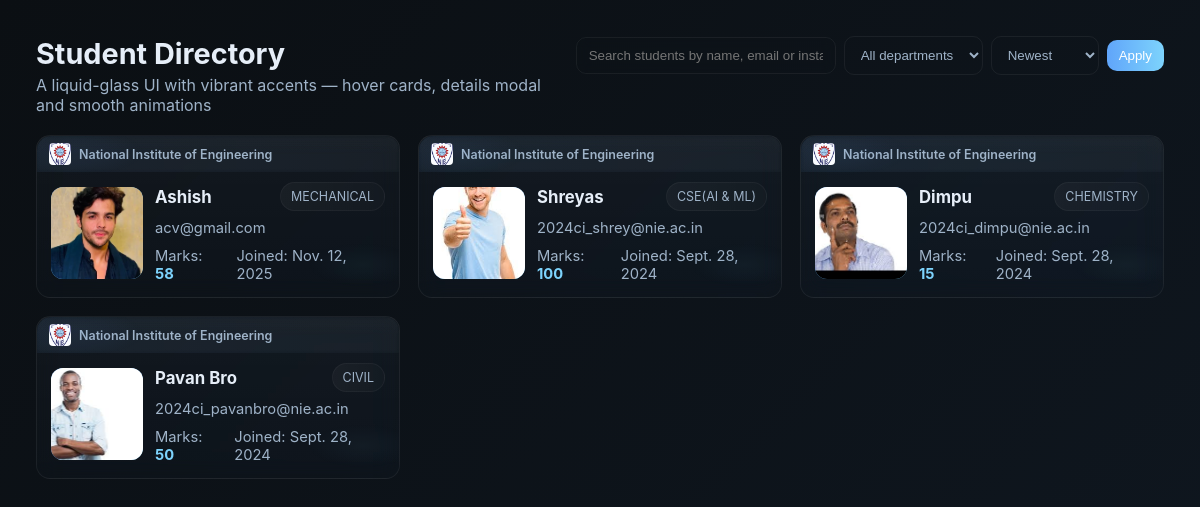
The page /students/ on the database its author committed.
### student/models.py (models this page shows, shortened)
class Student(models.Model):
	name = models.CharField(max_length=150)
	email = models.EmailField(unique=True)
	department = models.ForeignKey(Department, on_delete=models.PROTECT, related_name="students")
	marks = models.PositiveIntegerField(validators=[MinValueValidator(0), MaxValueValidator(100)])
	joined_date = models.DateField(default=timezone.now)
	photo = models.ImageField(upload_to="student_photos/", blank=True, null=True)
	bio = models.TextField(blank=True, default="")
	instagram = models.CharField(max_length=100, blank=True, default="")
	website = models.URLField(blank=True, default="")
	class Meta:
		verbose_name = "Student"
		verbose_name_plural = "Students"
		ordering = ["-joined_date", "name"]

class Department(models.Model):
	name = models.CharField(max_length=100, unique=True)
	created_at = models.DateTimeField(auto_now_add=True)
	class Meta:
		verbose_name = "Department"
		verbose_name_plural = "Departments"
		ordering = ["name"]

### student/views.py (the view)
# urls.py: path('', views.student_list, name='list'),
def student_list(request):
	qs = Student.objects.select_related('department').all()
	q = request.GET.get('q', '').strip()
	if q:
		qs = qs.filter(Q(name__icontains=q) | Q(email__icontains=q) | Q(instagram__icontains=q))
	dept = request.GET.get('dept')
	if dept:
		qs = qs.filter(department__id=dept)
	sort = request.GET.get('sort')
	if sort == 'name':
		qs = qs.order_by('name')
	elif sort == 'marks':
		qs = qs.order_by('-marks')
	else:
		qs = qs.order_by('-joined_date')
	departments = Department.objects.order_by('name')
	return render(request, 'student/student_list.html', {'students': qs, 'departments': departments, 'q': q, 'current_dept': dept, 'sort': sort})

### student/templates/student/student_list.html (shortened to what this page needs)
{% load static %}
<!doctype html>
<html lang="en">
<head>
  <link rel="stylesheet" href="{% static 'student/css/styles.css' %}">
</head>
<body>
  <main class="page" aria-labelledby="page-title">
    <header class="page-header">
      <div>
        <h1 id="page-title">Student Directory</h1>
        <p class="subtitle">A liquid-glass UI with vibrant accents — hover cards, details modal and smooth animations</p>
      </div>
      <div class="controls">
        <form id="filters" method="get">
          <input id="search" name="q" value="{{ q }}" placeholder="Search students by name, email or insta" aria-label="Search students" />
          <select name="dept" id="dept">
            <option value="">All departments</option>
          </select>
          <select name="sort" id="sort">
            <option value="joined" {% if sort != 'name' and sort != 'marks' %}selected{% endif %}>Newest</option>
          </select>
          <button type="submit" class="btn small">Apply</button>
        </form>
      </div>
    </header>
    <section class="grid" id="studentGrid">
      {% for s in students %}
  <article class="card" data-name="{{ s.name|lower }}" data-email="{{ s.email|lower }}" data-bio="{{ s.bio|default_if_none:''|escape }}" data-insta="{{ s.instagram|default_if_none:''|lower|escape }}" data-website="{{ s.website|default_if_none:''|escape }}" data-dept-id="{{ s.department.id }}" data-joined="{{ s.joined_date }}" tabindex="0" role="button" aria-pressed="false" data-id="{{ s.id }}">
        <div class="card-banner">
          <img src="{% static 'student/img/institute_logo.png' %}" alt="Institute logo" class="banner-logo"/>
          <span class="banner-text">National Institute of Engineering</span>
        </div>
        <div class="card-media">
          {% if s.photo %}
          <img src="{{ s.photo.url }}" alt="{{ s.name }} photo">
          {% else %}
          <div class="avatar-fallback">{{ s.name|slice:":1" }}</div>
          {% endif %}
        </div>
        <div class="card-body">
          <div class="row">
            <h2 class="student-name">{{ s.name }}</h2>
            <div class="badge">{{ s.department.name }}</div>
          </div>
          <div class="meta email">{{ s.email }}</div>
          <div class="meta stats">
            <div class="marks">Marks: <strong>{{ s.marks }}</strong></div>
            <div class="joined">Joined: {{ s.joined_date }}</div>
          </div>
        </div>
      </article>
      {% empty %}
      <p>No students found.</p>
      {% endfor %}
    </section>
  </main>
</body>
</html>

### student/static/student/css/styles.css (style rules this page uses)
:root { --bg-1: #0b0f13; --bg-2: #0f1720; --glass-1: rgba(255,255,255,0.03); --glass-2: rgba(255,255,255,0.015); --muted: #9fb3c8; --card-radius: 14px; --accent-a: #60a5fa; --accent-b: #7dd3fc; }
* { box-sizing:border-box }
body { font-family:Inter,ui-sans-serif,system-ui,Segoe UI,Roboto,'Helvetica Neue',Arial; margin:0; min-height:100vh; background:linear-gradient(135deg,var(--bg-1),var(--bg-2)); color:#e6eef8;-webkit-font-smoothing:antialiased }
.page { padding:36px; max-width:1200px; margin:0 auto }
.page-header { display:flex;justify-content:space-between;align-items:flex-start;gap:20px;margin-bottom:20px }
.page-header h1 { font-size:1.8rem;margin:0 }
.subtitle { color:var(--muted);margin:4px 0 0 }
.controls input { background:transparent;border:1px solid rgba(255,255,255,0.06);padding:10px 12px;border-radius:10px;color:var(--muted);min-width:260px;outline:none;backdrop-filter:blur(6px) }
.controls form { display:flex;gap:8px;align-items:center }
.controls select { background:transparent;border:1px solid rgba(255,255,255,0.06);padding:10px 12px;border-radius:10px;color:var(--muted);outline:none }
.btn.small { background:linear-gradient(90deg,var(--accent-a),var(--accent-b));border:0;padding:8px 12px;border-radius:10px;color:white;cursor:pointer }
.grid { display:grid;grid-template-columns:repeat(auto-fill,minmax(280px,1fr));gap:18px }
.card { position:relative;overflow:visible;background:linear-gradient(180deg, rgba(255,255,255,0.03), rgba(255,255,255,0.01));backdrop-filter:blur(10px) saturate(130%);border:1px solid rgba(255,255,255,0.06);border-radius:var(--card-radius);padding:14px;display:flex;gap:12px;align-items:center;transition:transform .35s cubic-bezier(.2,.9,.3,1),box-shadow .35s,filter .25s }
.card-media { width:92px;height:92px;flex:0 0 92px;border-radius:12px;overflow:hidden;display:flex;align-items:center;justify-content:center;background:linear-gradient(135deg,var(--accent-a),var(--accent-b));position:relative }
.card-media img { width:100%;height:100%;object-fit:cover;display:block }
.card-body { flex:1;min-width:0 }
.row { display:flex;align-items:center;justify-content:space-between;gap:12px }
.student-name { margin:0;font-size:1.05rem }
.badge { background:linear-gradient(90deg, rgba(255,255,255,0.04), rgba(255,255,255,0.02));padding:6px 10px;border-radius:999px;font-size:.78rem;color:var(--muted);border:1px solid rgba(255,255,255,0.04) }
.meta { color:var(--muted);font-size:.92rem;margin-top:8px }
.stats { display:flex;gap:12px;margin-top:10px }
.marks strong { color:var(--accent-b);font-weight:700 }
.card::after { content:"";position:absolute;inset:0;border-radius:inherit;pointer-events:none;background:radial-gradient(600px 200px at 10% 10%, rgba(96,165,250,0.06), transparent 12%), radial-gradient(400px 160px at 90% 80%, rgba(125,211,252,0.04), transparent 14%) }
.card-banner { position:absolute;left:0;top:0;right:0;height:36px;border-top-left-radius:var(--card-radius);border-top-right-radius:var(--card-radius);display:flex;align-items:center;gap:8px;padding:6px 12px;background:linear-gradient(90deg, rgba(96,165,250,0.06), rgba(125,211,252,0.02));backdrop-filter:blur(2px) }
.banner-logo { height:22px;width:auto;border-radius:4px }
.banner-text { font-size:.78rem;color:var(--muted);font-weight:600 }
.card { padding-top:46px }

### rows shown on the page
Student: photo (picture), name "Ashish", department.name "MECHANICAL", email "acv@gmail.com", marks "58", joined_date "Nov. 12, 2025"
Student: photo (picture), name "Shreyas", department.name "CSE(AI & ML)", email "2024ci_shrey@nie.ac.in", marks "100", joined_date "Sept. 28, 2024"
Student: photo (picture), name "Dimpu", department.name "CHEMISTRY", email "2024ci_dimpu@nie.ac.in", marks "15", joined_date "Sept. 28, 2024"
Student: photo (picture), name "Pavan Bro", department.name "CIVIL", email "2024ci_pavanbro@nie.ac.in", marks "50", joined_date "Sept. 28, 2024"
